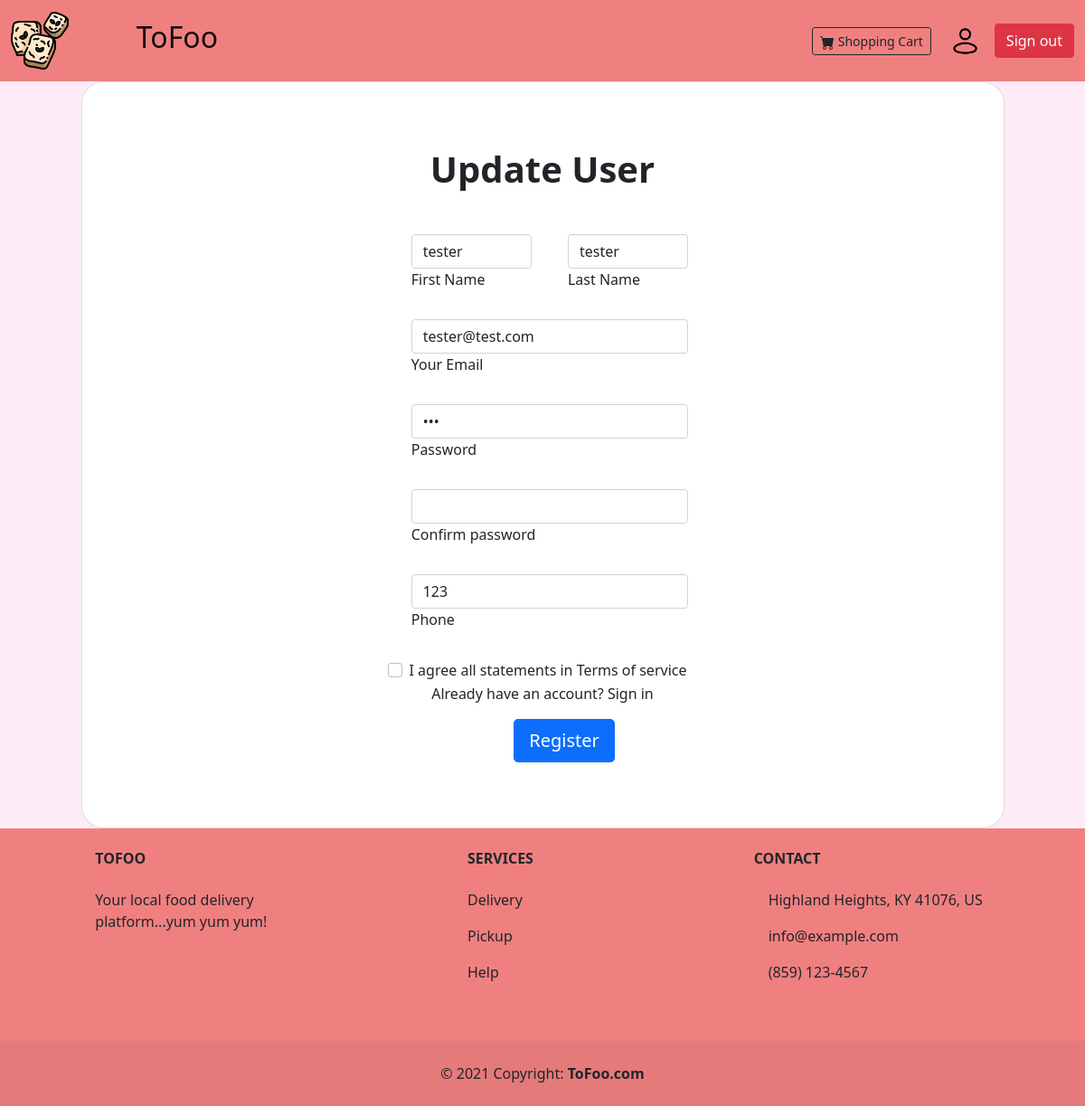
Screenshot of /App/modifyUser.php?user_ID=61 (signed in) with the database file from the repository.
### tables this page shows
CREATE TABLE `user` (
  `ID` int(8) NOT NULL,
  `firstName` varchar(32) NOT NULL,
  `lastName` varchar(32) NOT NULL,
  `email` varchar(32) NOT NULL,
  `password` varchar(16) NOT NULL,
  `phone` int(16) NOT NULL,
  `role` tinyint(1) NOT NULL
);

### Classes/UserClass.php (called while the page is built, shortened)
<?php
class User
{
  static function getUserByID($connection, $userID)
  {
    $query = $connection->prepare('SELECT * FROM user WHERE ID=?');
    $query->execute([$userID]);
    $user = $query->fetch();
    return $user;
  }
}

### App/modifyUser.php (the view, shortened to what this page needs)
<?php
require_once('../Home/Header.php');
require_once('../Settings/Connection.php');
require_once('../Classes/UserClass.php');
$user = User::getUserByID($connection, $_GET['user_ID']);
?>
<section>
  <div class="container h-100">
    <div class="row d-flex justify-content-center align-items-center h-100">
      <div class="col-lg-12 col-xl-11">
        <div class="card text-black" style="border-radius: 25px;">
          <div class="card-body p-md-5">
            <div class="row justify-content-center">
              <div class="col-md-10 col-lg-6 col-xl-5 order-2 order-lg-1">
                <p class="text-center h1 fw-bold mb-5 mx-1 mx-md-4 mt-4">Update User</p>
                <form class="mx-1 mx-md-4" method="POST">
                  <div class="row">
                    <div class="col-md-6">
                      <div class="d-flex flex-row align-items-center mb-4">
                        <div class="form-outline flex-fill mb-0">
                          <input name="firstName" type="text" id="form3Example1c" class="form-control" value="<?= $user['firstName'] ?>" required />
                          <label class="form-label" for="form3Example1c">First Name</label>
                        </div>
                      </div>
                    </div>
                    <div class="col-md-6">
                      <div class="d-flex flex-row align-items-center mb-4">
                        <div class="form-outline flex-fill mb-0">
                          <input name="lastName" type="text" id="form3Example1c" class="form-control" value="<?= $user['lastName'] ?>" required />
                          <label class="form-label" for="form3Example1c">Last Name</label>
                        </div>
                      </div>
                    </div>
                    <div class="d-flex flex-row align-items-center mb-4">
                      <div class="form-outline flex-fill mb-0">
                        <input name="email" type="email" id="form3Example3c" class="form-control" value="<?= $user['email'] ?>" placeholder="abc@gmail.com" required />
                        <label class="form-label" for="form3Example3c">Your Email</label>
                      </div>
                    </div>
                    <div class="d-flex flex-row align-items-center mb-4">
                      <div class="form-outline flex-fill mb-0">
                        <input name="password" type="password" id="form3Example4c" class="form-control" value="<?= $user['password'] ?>" required />
                        <label class="form-label" for="form3Example4c">Password</label>
                      </div>
                    </div>
                    <div class="d-flex flex-row align-items-center mb-4">
                      <div class="form-outline flex-fill mb-0">
                        <input type="password" id="form3Example4cd" class="form-control" required />
                        <label class="form-label" for="form3Example4cd">Confirm password</label>
                      </div>
                    </div>
                    <div class="d-flex flex-row align-items-center mb-4">
                      <div class="form-outline flex-fill mb-0">
                        <input name="phone" type="text" id="form3Example4cd" class="form-control" value="<?= $user['phone'] ?>" required />
                        <label class="form-label" for="form3Example4cd">Phone</label>
                      </div>
                    </div>
                    <div class="form-check d-flex justify-content-center">
                      <input class="form-check-input me-2" type="checkbox" value="" id="form2Example3c" required />
                      <label class="form-check-label" for="form2Example3">
                        I agree all statements in <a href="">Terms of service</a>
                      </label>
                    </div>
                    <div class="d-flex justify-content-center">
                      <p class="form-check-label" for="form2Example3">
                        Already have an account? <a href="Signin.php">Sign in</a>
                      </p>
                    </div>
                    <div class="d-flex justify-content-center mx-4 mb-3 mb-lg-4">
                      <button type="submit" class="btn btn-primary btn-lg">Register</button>
                    </div>
                  </div>
                </form>
              </div>
            </div>
          </div>
        </div>
      </div>
    </div>
  </div>
</section>
<?php
require_once('../Home/Footer.php');
?>

### Theme/style.css (style rules this page uses)
a { color: inherit; text-decoration: inherit; }

### rows the page displays
user: firstName "tester", lastName "tester", email "tester@test.com", phone "123"
